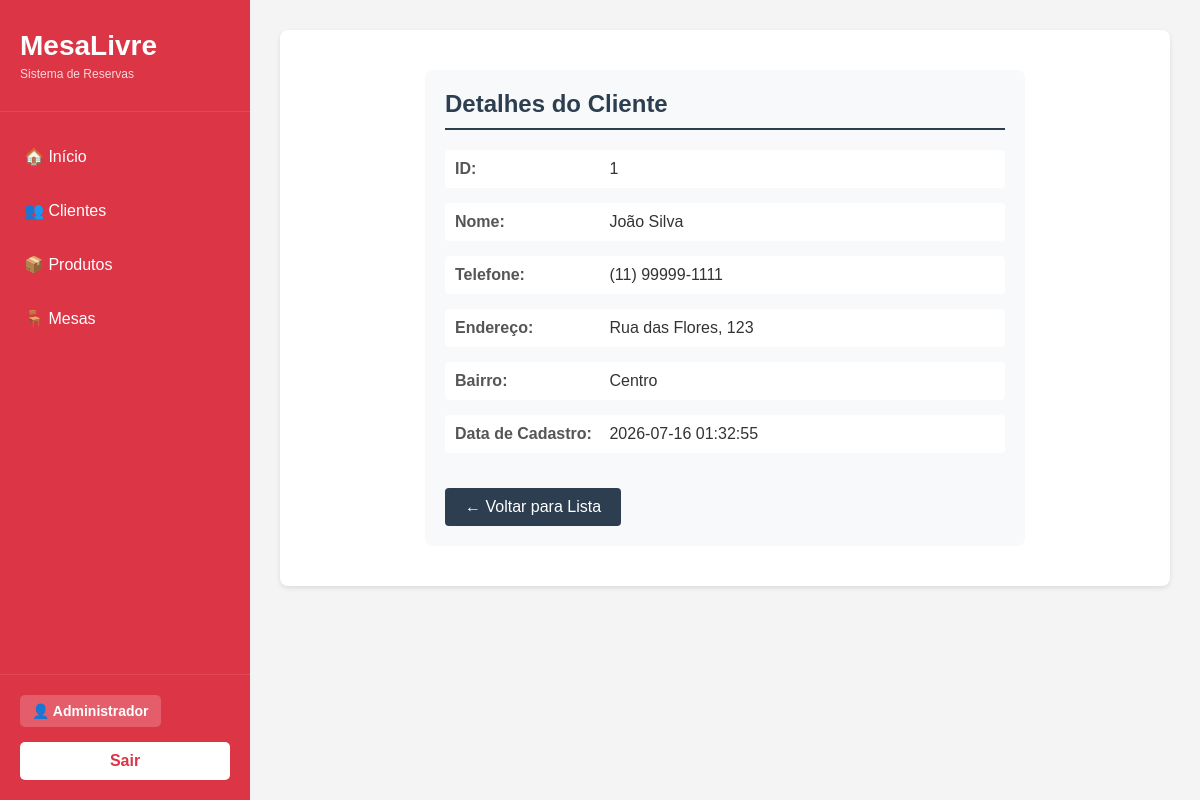
Screenshot of /MesaLivre/cliente.php?fun=exibir&id=1 (signed in) with the database file from the repository.
### tables this page shows
CREATE TABLE clientes (
    id_cliente INT AUTO_INCREMENT PRIMARY KEY,
    nome VARCHAR(100) NOT NULL,
    telefone VARCHAR(20),
    endereco VARCHAR(200),
    bairro VARCHAR(100),
    data_cadastro DATETIME
);

### MesaLivre/controle/cliente/ExibirCliente_class.php (called while the page is built)
<?php
	include_once("modelo/cliente/ClienteDAO_class.php");
	class ExibirCliente{
		public function __construct(){
			$dao = new ClienteDAO();
			$c = $dao->exibir($_GET["id"]);
			include_once("visao/cliente/exibeCliente.php");
		}
	}
?>

### MesaLivre/modelo/cliente/ClienteDAO_class.php (called while the page is built, shortened)
<?php
include_once "ConnectionFactory_class.php";
include_once "Cliente_class.php";
class ClienteDAO {
    public function exibir($id) {
        try {
            $fabrica = new ConnectionFactory();
            $con = $fabrica->getConnection();
            $stmt = $con->prepare("SELECT * FROM clientes WHERE id_cliente = :id");
            $stmt->bindValue(':id', $id);
            $stmt->execute();
            $dado = $stmt->fetchAll(PDO::FETCH_ASSOC);
            $c = new Cliente();
            $c->setIdCliente($dado[0]["id_cliente"]);
            $c->setNome($dado[0]["nome"]);
            $c->setTelefone($dado[0]["telefone"]);
            $c->setEndereco($dado[0]["endereco"]);
            $c->setBairro($dado[0]["bairro"]);
            $c->setDataCadastro($dado[0]["data_cadastro"]);
            return $c;
        } catch (PDOException $ex) {
            echo "Erro ao exibir cliente: " . $ex->getMessage();
        }
    }
}
?>

### MesaLivre/modelo/cliente/ConnectionFactory_class.php (called while the page is built, shortened)
<?php
	class ConnectionFactory{
		public $dbType = "mysql";
		public $host = "localhost";
		public $user = "root";
		public $senha = "";
		public $db = "mesalivre";
		public $persistente = false;
		public function getConnection(){
			try{
				$this->con = new PDO(
					$this->dbType.":host=".$this->host.";dbname=".$this->db,
					$this->user,
					$this->senha,
					array(PDO::ATTR_PERSISTENT => $this->persistente,
					PDO::ATTR_ERRMODE => PDO::ERRMODE_EXCEPTION)
				);
				return $this->con;
			}
			catch(PDOException $ex){
				echo "Erro: " . $ex->getMessage();
			}
		}
	}
?>

### MesaLivre/modelo/cliente/Cliente_class.php (called while the page is built, shortened)
<?php
class Cliente{
    private $id_cliente;
    private $nome;
    private $telefone;
    private $endereco;
    private $bairro;
    private $data_cadastro;
    public function getIdCliente(){
        return $this->id_cliente;
    }
    public function setIdCliente($id_cliente){
        $this->id_cliente = $id_cliente;
    }
    public function getNome(){
        return $this->nome;
    }
    public function setNome($nome){
        $this->nome = $nome;
    }
    public function getTelefone(){
        return $this->telefone;
    }
    public function setTelefone($telefone){
        $this->telefone = $telefone;
    }
    public function getEndereco(){
        return $this->endereco;
    }
    public function setEndereco($endereco){
        $this->endereco = $endereco;
    }
    public function getBairro(){
        return $this->bairro;
    }
    public function setBairro($bairro){
        $this->bairro = $bairro;
    }
    public function getDataCadastro(){
        return $this->data_cadastro;
    }
    public function setDataCadastro($data_cadastro){
        $this->data_cadastro = $data_cadastro;
    }
}
?>

### MesaLivre/visao/cliente/exibeCliente.php (the view)
<div class="detail-box">
    <h2>Detalhes do Cliente</h2>
    <div class="detail-item">
        <span class="detail-label">ID:</span>
        <span class="detail-value"><?php echo $c->getIdCliente(); ?></span>
    </div>
    <div class="detail-item">
        <span class="detail-label">Nome:</span>
        <span class="detail-value"><?php echo $c->getNome(); ?></span>
    </div>
    <div class="detail-item">
        <span class="detail-label">Telefone:</span>
        <span class="detail-value"><?php echo $c->getTelefone(); ?></span>
    </div>
    <div class="detail-item">
        <span class="detail-label">Endereço:</span>
        <span class="detail-value"><?php echo $c->getEndereco(); ?></span>
    </div>
    <div class="detail-item">
        <span class="detail-label">Bairro:</span>
        <span class="detail-value"><?php echo $c->getBairro(); ?></span>
    </div>
    <div class="detail-item">
        <span class="detail-label">Data de Cadastro:</span>
        <span class="detail-value"><?php echo $c->getDataCadastro(); ?></span>
    </div>
    <a href="cliente.php?fun=listar" class="btn-back">← Voltar para Lista</a>
</div>

### assets/css/exibir.css (style rules this page uses)
.detail-box { max-width: 600px; margin: 0 auto; padding: 20px; background-color: #f8f9fa; border-radius: 8px; }
h2 { color: #2c3e50; margin-bottom: 20px; border-bottom: 2px solid #2c3e50; padding-bottom: 10px; }
.detail-item { margin-bottom: 15px; padding: 10px; background-color: white; border-radius: 4px; }
.detail-label { font-weight: bold; color: #555; display: inline-block; width: 150px; }
.detail-value { color: #333; }
.btn-back { background-color: #2c3e50; color: white; padding: 10px 20px; text-decoration: none; border-radius: 4px; display: inline-block; margin-top: 20px; }

### MesaLivre/visao/topo.php (style rules this page uses)
* { margin: 0; padding: 0; box-sizing: border-box; }
body { font-family: Arial, sans-serif; background-color: #f4f4f4; display: flex; min-height: 100vh; }

### rows the page displays
clientes: id_cliente "1", nome "João Silva", telefone "(11) 99999-1111", endereco "Rua das Flores, 123", bairro "Centro", data_cadastro "2026-07-16 01:32:55"

### other values shown
$usuario->getNome() "Administrador"
